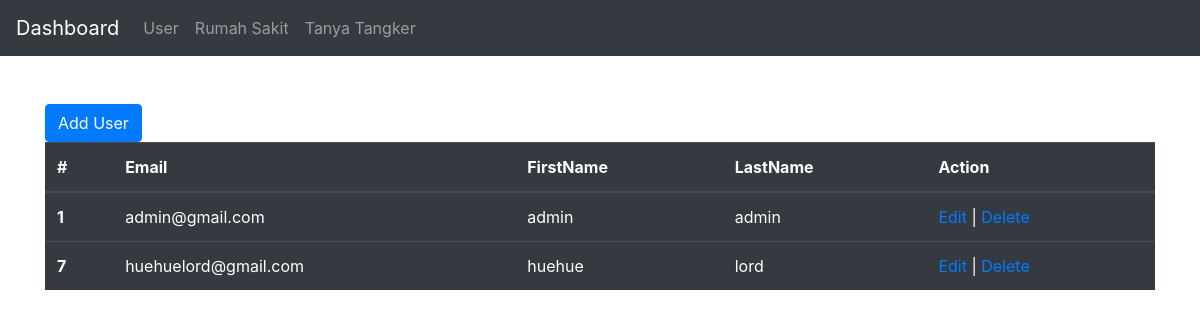
Page /index.php/c_user on the committed database.
### tables this page shows
CREATE TABLE `profile` (
  `id` int(11) NOT NULL,
  `email` varchar(128) NOT NULL,
  `firstName` varchar(128) NOT NULL,
  `lastName` varchar(128) NOT NULL,
  `password` varchar(128) NOT NULL
);

### application/controllers/C_User.php (called while the page is built, shortened)
<?php
class C_User extends CI_Controller {
	public function __construct() {
		$this->load->model('M_User');
	}
	public function index() {
		$data['result'] = $this->M_User->getAllData();
		$this->load->view('crud/users/V_User', $data);
	}
}

### index.php (called while the page is built, shortened)
<?php
require_once BASEPATH.'core/CodeIgniter.php';

### application/models/M_User.php (called while the page is built, shortened)
<?php
class M_User extends CI_Model {
	function getAllData() {
		$query = $this->db->query('SELECT * FROM profile');
		return $query->result();
	}
}

### application/views/crud/users/V_User.php (the view, shortened to what this page needs)
<!doctype html>
<html lang="en">
  <head>
    <link rel="stylesheet" href="https://stackpath.bootstrapcdn.com/bootstrap/4.4.1/css/bootstrap.min.css">
  </head>
  <body>
    <nav class="navbar navbar-expand-lg navbar-dark bg-dark">
      <a class="navbar-brand" href="<?php echo base_url() ?>">Dashboard</a>
      <div class="collapse navbar-collapse" id="navbarNavAltMarkup">
        <div class="navbar-nav">
          <a class="nav-item nav-link" href="<?php echo site_url('index.php/C_User/') ?>">User</a>
          <a class="nav-item nav-link" href="#">Rumah Sakit</a>
          <a class="nav-item nav-link" href="#">Tanya Tangker</a>
        </div>
      </div>
    </nav>
<div class="container">
  <br>
  <br>
<button type="button" class="btn btn-primary" data-toggle="modal" data-target="#exampleModal">
  Add User
</button>
    <table class="table table-dark">
    <thead>
      <tr>
        <th scope="col">#</th>
        <th scope="col">Email</th>
        <th scope="col">FirstName</th>
        <th scope="col">LastName</th>
        <th scope="col">Action</th>
      </tr>
    </thead>
    <tbody>
      <?php foreach($result as $row) {?>
      <tr>
        <th scope="row"><?php echo $row->id; ?></th>
        <td><?php echo $row->email; ?></td>
        <td><?php echo $row->firstName; ?></td>
        <td><?php echo $row->lastName; ?></td>
        <td><a href="<?php echo site_url('index.php/C_User/edit');?>/<?php echo $row->id;?>">Edit</a> |
            <a href="<?php echo site_url('index.php/C_User/delete');?>/<?php echo $row->id;?>">Delete</a></td>
      </tr>
    <?php } ?>
    </tbody>
  </table>
</div>
  </body>
</html>

### rows in the picture
profile: id "1", email "admin@gmail.com", firstName "admin", lastName "admin"
profile: id "7", email "huehuelord@gmail.com", firstName "huehue", lastName "lord"
